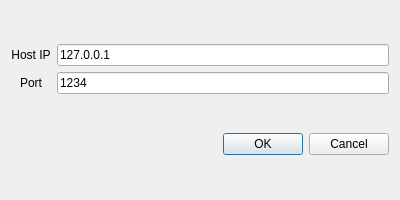
<?xml version="1.0" encoding="UTF-8"?>
<ui version="4.0">
 <class>connectDialog</class>
 <widget class="QDialog" name="connectDialog">
  <property name="geometry">
   <rect>
    <x>0</x>
    <y>0</y>
    <width>400</width>
    <height>200</height>
   </rect>
  </property>
  <property name="windowTitle">
   <string>Dialog</string>
  </property>
  <layout class="QVBoxLayout" name="verticalLayout">
   <item>
    <layout class="QGridLayout" name="gridLayout">
     <item row="0" column="0">
      <widget class="QLabel" name="label">
       <property name="text">
        <string>Host IP</string>
       </property>
       <property name="alignment">
        <set>Qt::AlignCenter</set>
       </property>
      </widget>
     </item>
     <item row="1" column="0">
      <widget class="QLabel" name="label_2">
       <property name="text">
        <string>Port</string>
       </property>
       <property name="alignment">
        <set>Qt::AlignCenter</set>
       </property>
      </widget>
     </item>
     <item row="0" column="1">
      <widget class="QLineEdit" name="lineEdit">
       <property name="text">
        <string>127.0.0.1</string>
       </property>
      </widget>
     </item>
     <item row="1" column="1">
      <widget class="QLineEdit" name="lineEdit_2">
       <property name="text">
        <string>1234</string>
       </property>
      </widget>
     </item>
    </layout>
   </item>
   <item>
    <widget class="QDialogButtonBox" name="buttonBox">
     <property name="orientation">
      <enum>Qt::Horizontal</enum>
     </property>
     <property name="standardButtons">
      <set>QDialogButtonBox::Cancel|QDialogButtonBox::Ok</set>
     </property>
    </widget>
   </item>
  </layout>
 </widget>
 <resources/>
 <connections>
  <connection>
   <sender>buttonBox</sender>
   <signal>accepted()</signal>
   <receiver>connectDialog</receiver>
   <slot>accept()</slot>
   <hints>
    <hint type="sourcelabel">
     <x>248</x>
     <y>254</y>
    </hint>
    <hint type="destinationlabel">
     <x>157</x>
     <y>274</y>
    </hint>
   </hints>
  </connection>
  <connection>
   <sender>buttonBox</sender>
   <signal>rejected()</signal>
   <receiver>connectDialog</receiver>
   <slot>reject()</slot>
   <hints>
    <hint type="sourcelabel">
     <x>316</x>
     <y>260</y>
    </hint>
    <hint type="destinationlabel">
     <x>286</x>
     <y>274</y>
    </hint>
   </hints>
  </connection>
 </connections>
</ui>
